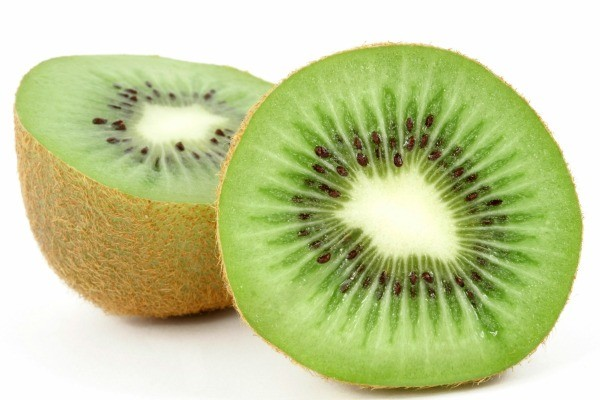
#> input picture kiwi.jpg, 600 x 400 px
$ jupyter execute Untitled.ipynb   (shell and % lines are left out)
#> lines starting #> are read from the running program, lines starting #| are printed output that depends on the picture; after the words box and inside, x2 and y2 are one past the last pixel; in counts of white or black regions, pixels touching at a corner belong together
[cell 1]
from PIL import Image
import matplotlib.pyplot as plt
import numpy as np

# --- 1. ALGORITMA RLE (CORE) ---
def rle_compression(data):
    """Mengubah list data menjadi list tuple (nilai, jumlah)"""
    if not data: return []

    compressed = []
    count = 1
    for i in range(1, len(data)):
        if data[i] == data[i-1]:
            count += 1
        else:
            compressed.append((data[i-1], count))
            count = 1
    # Jangan lupa elemen terakhir
    compressed.append((data[-1], count))
    return compressed

def rle_decompression(compressed):
    """Mengembalikan list tuple (nilai, jumlah) menjadi list data asli"""
    decompressed = []
    for value, count in compressed:
        decompressed.extend([value] * count)
    return decompressed

# --- 2. FUNGSI PENGOLAHAN GAMBAR ---
def proses_gambar_rle(nama_file):
#> called with nama_file = 'kiwi.jpg'
    print(f"--- Memproses: {nama_file} ---")

    # A. Buka Gambar
    try:
        img_asli = Image.open(nama_file)
#> img_asli is the input picture: PIL image 600x400 RGB; mean R, G, B 194.8, 204.3, 150.9
    except FileNotFoundError:
        print(f"Error: File '{nama_file}' tidak ditemukan. Pastikan sudah di-upload.")
        return

    # B. Pre-processing (Resize & Quantization)
    # Kita ubah jadi 100x100 dan batasi 16 warna agar RLE efektif
    img = img_asli.resize((100, 100))
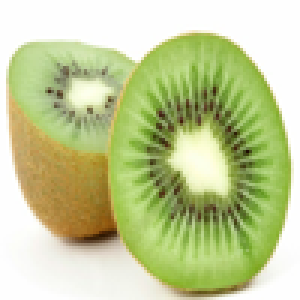
#> img: PIL image 100x100 RGB (shown 3 times larger); mean R, G, B 194.8, 204.3, 150.9
    img = img.convert('P', palette=Image.ADAPTIVE, colors=16)
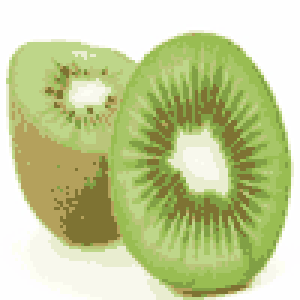
#> img: PIL image 100x100 P (shown 3 times larger); mean R, G, B 195.7, 206, 152.5

    width, height = img.size
#> width = 100; height = 100

    # C. Proses Kompresi
    pixels = list(img.getdata()) # Ratakan jadi 1 dimensi
#> pixels = 10000 values, max 15 at index 2221, min 0 at index 962, mean 9.04
    compressed_data = rle_compression(pixels)
#> after the loop in rle_compression, `for i in range(1, len(data)):`: compressed = 3471 pairs, first value 0 to 15, second value 1 to 861
#> compressed_data = 3472 pairs, first value 0 to 15, second value 1 to 861

    # Hitung Efisiensi
    ukuran_asli = len(pixels)
#> ukuran_asli = 10000
    ukuran_kompresi = len(compressed_data)
#> ukuran_kompresi = 3472
    ratio = (1 - (ukuran_kompresi / ukuran_asli)) * 100
#> ratio = 65.28
    print(f"Jumlah Data Piksel Asli : {ukuran_asli}")
#| Jumlah Data Piksel Asli : 10000
    print(f"Jumlah Data Terkompresi : {ukuran_kompresi}")
#| Jumlah Data Terkompresi : 3472
    print(f"Efisiensi Kompresi      : {ratio:.2f}%")
#| Efisiensi Kompresi      : 65.28%

    # D. Proses Dekompresi
    decompressed_pixels = rle_decompression(compressed_data)
#> the loop in rle_decompression, `for value, count in compressed:` made 3472 passes
#> (value, count) on passes 1 to 3: (3, 861), (4, 1), (5, 2)
#> after the loop in rle_decompression, `for value, count in compressed:`: decompressed has the same summary as pixels in proses_gambar_rle
#> decompressed_pixels has the same summary as pixels

    # E. Rekonstruksi Gambar (MENYUSUN ULANG)
    img_hasil = Image.new(img.mode, (width, height))
#> img_hasil: PIL image 100x100 P; every value is 0
    img_hasil.putdata(decompressed_pixels)

    # === PERBAIKAN PENTING (THE FIX) ===
    # Menyalin palet warna dari gambar asli ke gambar hasil dekompresi
    # Tanpa baris ini, gambar akan terlihat hitam karena komputer tidak tahu arti angka warnanya.
    img_hasil.putpalette(img.getpalette())
    # ===================================

    # F. Visualisasi Hasil (Matplotlib)
    plt.figure(figsize=(10, 5))

    # Plot 1: Gambar Asli (yang sudah diproses ukurannya)
    plt.subplot(1, 2, 1)
    plt.title(f"Original (16 Warna)\nSize: {width}x{height}")
    plt.imshow(img)
    plt.axis('off')

    # Plot 2: Hasil Dekompresi
    plt.subplot(1, 2, 2)
    plt.title("Hasil Dekompresi RLE\n(Warna Sudah Kembali)")
    plt.imshow(img_hasil)
    plt.axis('off')

    plt.tight_layout()
    plt.show()
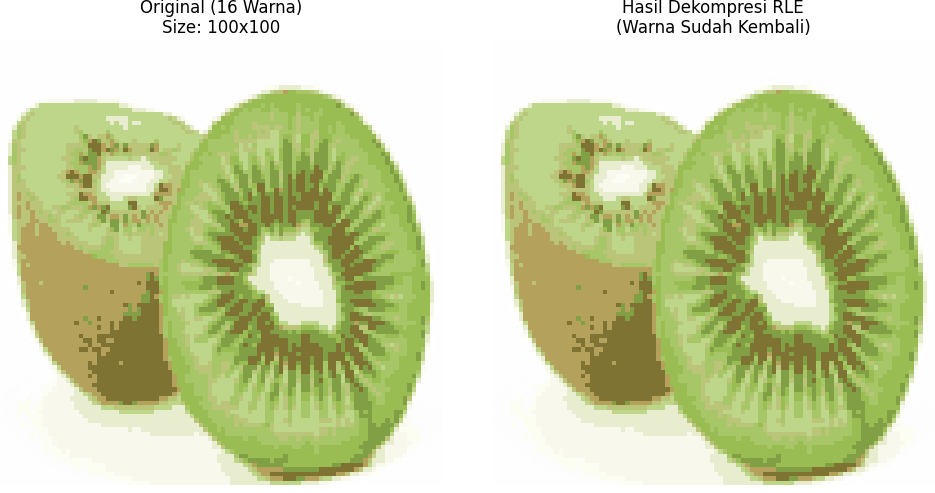
#> figure drawn by matplotlib, 2 panels

# --- 3. EKSEKUSI ---
# Pastikan nama file sesuai dengan yang kamu upload
proses_gambar_rle('kiwi.jpg')

[cell 2]
from PIL import Image
import matplotlib.pyplot as plt
import numpy as np

# --- 1. ALGORITMA RLE ---
def rle_compression(data):
    if not data: return []
    compressed = []
    count = 1
    for i in range(1, len(data)):
        if data[i] == data[i-1]:
            count += 1
        else:
            compressed.append((data[i-1], count))
            count = 1
    compressed.append((data[-1], count))
    return compressed

def rle_decompression(compressed):
    decompressed = []
    for value, count in compressed:
        decompressed.extend([value] * count)
    return decompressed

# --- 2. PROSES UTAMA ---
def proses_gambar_biner(nama_file):
#> called with nama_file = 'kiwi.jpg'
    print(f"--- Memproses: {nama_file} ---")

    # A. Buka Gambar Asli
    try:
        img_asli = Image.open(nama_file)
    except FileNotFoundError:
        print("File tidak ditemukan.")
        return

    # B. Ubah ke Hitam Putih (Thresholding)
    # Langkah 1: Ubah ke Grayscale (Abu-abu)
    img_gray = img_asli.convert('L')
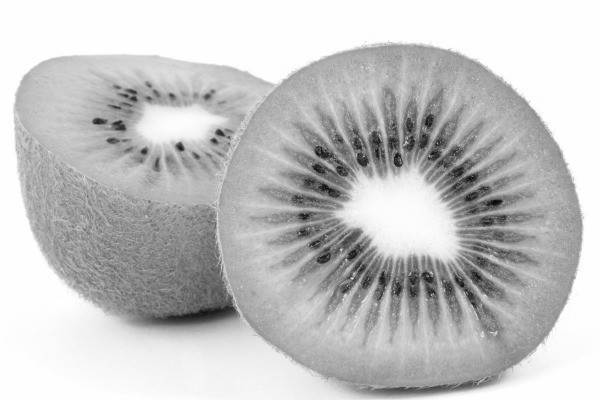
#> img_gray: PIL image 600x400 L; min 8, max 255, mean 195.4

    # Langkah 2: Tentukan batas (Threshold)
    # Angka < 128 jadi 0 (Hitam), Angka > 128 jadi 255 (Putih)
    # Ini membuat gambar jadi siluet tegas.
    threshold_value = 128
    img_biner = img_gray.point(lambda x: 255 if x > threshold_value else 0, mode='1')
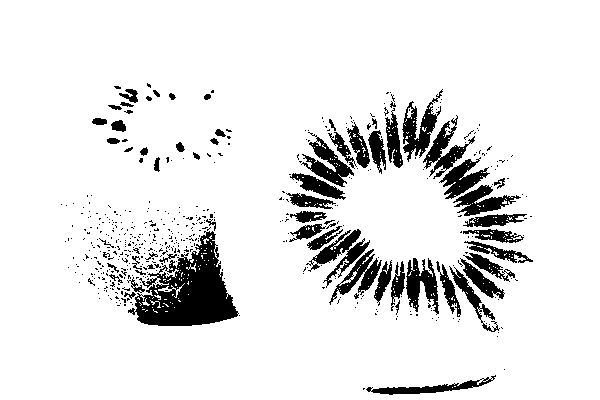
#> img_biner: PIL image 600x400 1; 90% white; 503 black regions (438 under 20 px), largest, box (x1, y1, x2, y2) and area: (128, 231, 239, 326) 5219, (402, 89, 443, 162) 1094, (306, 229, 370, 288) 1069

    width, height = img_biner.size
#> width = 600; height = 400

    # C. Kompresi RLE
    # Kita ambil datanya. Karena mode '1', isinya cuma 0 atau 1 (atau 255)
    pixels = list(img_biner.getdata())
#> pixels = 240000 items

    compressed_data = rle_compression(pixels)
#> after the loop in rle_compression, `for i in range(1, len(data)):`: compressed = 8330 pairs, first value 0 to 255, second value 1 to 49947
#> compressed_data = 8331 pairs, first value 0 to 255, second value 1 to 49947

    # Hitung Efisiensi
    ukuran_asli = len(pixels)
#> ukuran_asli = 240000
    ukuran_kompresi = len(compressed_data)
#> ukuran_kompresi = 8331
    # Rumus efisiensi: seberapa banyak data yang "hilang/dihemat"
    ratio = (1 - (ukuran_kompresi / ukuran_asli)) * 100
#> ratio = 96.53

    print(f"Piksel Asli      : {ukuran_asli}")
#| Piksel Asli      : 240000
    print(f"Jumlah RLE Tuple : {ukuran_kompresi}")
#| Jumlah RLE Tuple : 8331
    print(f"Efisiensi        : {ratio:.2f}% (Sangat Tinggi!)")
#| Efisiensi        : 96.53% (Sangat Tinggi!)

    # D. Dekompresi
    decompressed_pixels = rle_decompression(compressed_data)
#> the loop in rle_decompression, `for value, count in compressed:` made 8331 passes
#> (value, count) on passes 1 to 3: (255, 49947), (0, 1), (255, 599)
#> after the loop in rle_decompression, `for value, count in compressed:`: decompressed = 240000 items
#> decompressed_pixels = 240000 items

    # E. Susun Kembali
    img_hasil = Image.new(img_biner.mode, (width, height))
#> img_hasil: PIL image 600x400 1; every value is 0
    img_hasil.putdata(decompressed_pixels)

    # F. Tampilkan
    plt.figure(figsize=(10, 5))

    # Gambar 1: Asli (Warna)
    plt.subplot(1, 3, 1)
    plt.title("Gambar Asli")
    plt.imshow(img_asli)
    plt.axis('off')

    # Gambar 2: Input RLE (Biner)
    plt.subplot(1, 3, 2)
    plt.title("Input Biner\n(Thresholding)")
    plt.imshow(img_biner) # Matplotlib otomatis tahu ini hitam putih
    plt.axis('off')

    # Gambar 3: Output RLE
    plt.subplot(1, 3, 3)
    plt.title(f"Hasil Dekompresi\n(Sama Persis Input Biner)")
    plt.imshow(img_hasil)
    plt.axis('off')

    plt.tight_layout()
    plt.show()
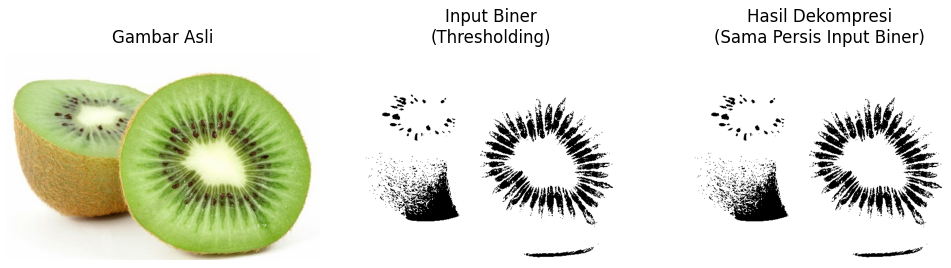
#> figure drawn by matplotlib, 3 panels

# Jalankan dengan file kiwi kamu
proses_gambar_biner('kiwi.jpg')

# tes ke 3

[cell 3]
import cv2
import numpy as np
import matplotlib.pyplot as plt

# --- FUNGSI RLE (Compression & Decompression) ---
# Ini fungsi inti algoritmanya, kita taruh di paling atas
# supaya bisa dipanggil kapan saja.

def rle_compression(data):
    if len(data) == 0: return []
    compressed = []
    count = 1
    for i in range(1, len(data)):
        if data[i] == data[i-1]:
            count += 1
        else:
            compressed.append((data[i-1], count))
            count = 1
    compressed.append((data[-1], count))
    return compressed

def rle_decompression(compressed):
    decompressed = []
    for value, count in compressed:
        decompressed.extend([value] * count)
    return decompressed

print("Cell 1 Berhasil: Library dan Fungsi RLE sudah siap!")

[cell 4]
# --- STEP 1: SEGMENTASI CITRA (Memisahkan Buah dari Background) ---

nama_file = 'kiwi.jpg'  # Pastikan file sudah di-upload
img = cv2.imread(nama_file)
#> img: shape (400, 600, 3)

if img is None:
    print("Error: Gambar tidak ditemukan!")
else:
    # 1. Resize agar ringan (Opsional, 100x100 cukup buat demo)
    img = cv2.resize(img, (100, 100))
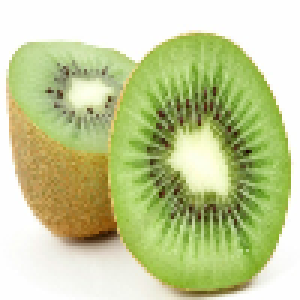
#> img: shape (100, 100, 3) (shown 3 times larger); mean B, G, R 151, 204.4, 194.9

    # 2. Konversi ke HSV (Hue Saturation Value)
    # HSV lebih jago membedakan warna daripada RGB
    hsv = cv2.cvtColor(img, cv2.COLOR_BGR2HSV)
#> hsv: shape (100, 100, 3); mean H, S, V 28.3, 81.9, 208.5

    # 3. Tentukan Rentang Warna HIJAU (Segmentasi Warna)
    # Rentang ini khusus untuk buah Kiwi hijau
    lower_green = np.array([25, 40, 40])
    upper_green = np.array([90, 255, 255])

    # 4. Buat Masking
    # Ini akan membuat area hijau jadi PUTIH, sisanya HITAM
    mask = cv2.inRange(hsv, lower_green, upper_green)
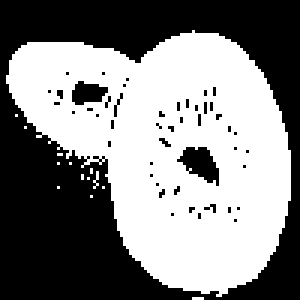
#> mask: shape (100, 100) (shown 3 times larger); 51.8% white; 48 black regions (45 under 20 px), largest, box (x1, y1, x2, y2) and area: (0, 0, 100, 100) 4544, (59, 49, 73, 62) 104, (24, 27, 36, 35) 67

    # 5. Terapkan Mask ke Gambar Asli (Ekstraksi)
    # Latar belakang dibuang jadi hitam pekat (Nilai 0)
    # Variabel ini yang nanti akan dikirim ke RLE
    img_segmentasi = cv2.bitwise_and(img, img, mask=mask)
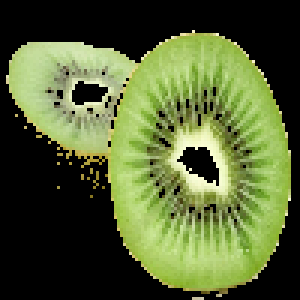
#> img_segmentasi: shape (100, 100, 3) (shown 3 times larger); mean B, G, R 52.5, 96.9, 83.6

    # --- Tampilkan Hasil Segmentasi ---
    plt.figure(figsize=(10, 4))

    # Gambar Asli
    plt.subplot(1, 2, 1)
    plt.title("Gambar Asli")
    plt.imshow(cv2.cvtColor(img, cv2.COLOR_BGR2RGB))
    plt.axis('off')

    # Hasil Segmentasi
    plt.subplot(1, 2, 2)
    plt.title("Hasil Segmentasi\n(Siap untuk RLE)")
    plt.imshow(cv2.cvtColor(img_segmentasi, cv2.COLOR_BGR2RGB))
    plt.axis('off')

    plt.show()
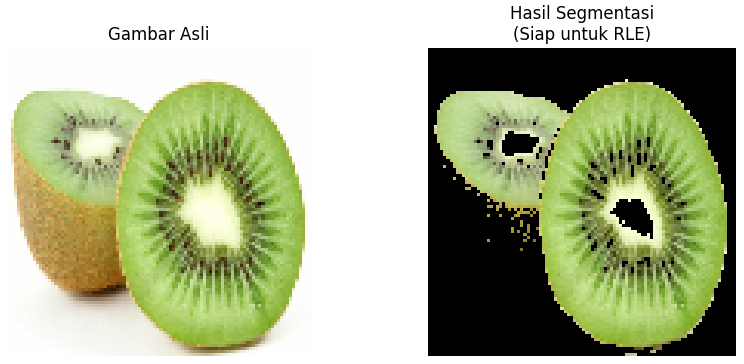
#> figure drawn by matplotlib, 2 panels

    print("Cell 2 Berhasil: Gambar sudah disegmentasi. Background sudah bersih!")

[cell 5]
# --- STEP 2: PROSES RLE PADA HASIL SEGMENTASI ---

if 'img_segmentasi' not in locals():
    print("Jalankan Cell 2 dulu ya!")
else:
    print("Sedang melakukan kompresi RLE...")

    # A. Persiapan Data (Flattening)
    # Kita harus ubah matriks gambar jadi 1 baris panjang
    # Kita pakai data RGB agar warnanya benar
    img_input_rle = cv2.cvtColor(img_segmentasi, cv2.COLOR_BGR2RGB)

    # Ratakan array (menjadi list 1 dimensi)
    pixels = img_input_rle.flatten().tolist()
#> pixels = 30000 items

    # B. Lakukan Kompresi
    compressed_data = rle_compression(pixels)
#> after the loop in rle_compression, `for i in range(1, len(data)):`: compressed = 15752 pairs, first value 0 to 255, second value 1 to 3192
#> compressed_data = 15753 pairs, first value 0 to 255, second value 1 to 3192

    # C. Analisis Efisiensi
    ukuran_asli = len(pixels)
#> ukuran_asli = 30000
    ukuran_kompresi = len(compressed_data)
#> ukuran_kompresi = 15753
    rasio = (1 - (ukuran_kompresi / ukuran_asli)) * 100
#> rasio = 47.49

    print(f"\n--- Statistik Kompresi ---")
    print(f"Jumlah Piksel Asli : {ukuran_asli}")
#| Jumlah Piksel Asli : 30000
    print(f"Jumlah Data RLE    : {ukuran_kompresi}")
#| Jumlah Data RLE    : 15753
    print(f"Efisiensi Kompresi : {rasio:.2f}%")
#| Efisiensi Kompresi : 47.49%
    print("Catatan: Efisiensi tinggi karena background hitam (0) dikompres habis-habisan.")

    # D. Lakukan Dekompresi (Pembuktian)
    decompressed_data = rle_decompression(compressed_data)
#> the loop in rle_decompression, `for value, count in compressed:` made 15753 passes
#> (value, count) on passes 1 to 3: (0, 3192), (250, 1), (243, 1)
#> after the loop in rle_decompression, `for value, count in compressed:`: decompressed = 30000 items
#> decompressed_data = 30000 items

    # E. Susun Kembali (Reshape) ke bentuk gambar
    # Kita ambil dimensi (width, height) dari gambar di Cell 2
    h, w, c = img_segmentasi.shape
#> h = 100; w = 100; c = 3
    img_hasil_akhir = np.array(decompressed_data, dtype=np.uint8).reshape((h, w, c))

    # F. Tampilkan Hasil Akhir
    plt.figure(figsize=(5, 5))
    plt.title("Hasil Dekompresi RLE\n(Sama persis dengan input)")
    plt.imshow(img_hasil_akhir)
    plt.axis('off')
    plt.show()
